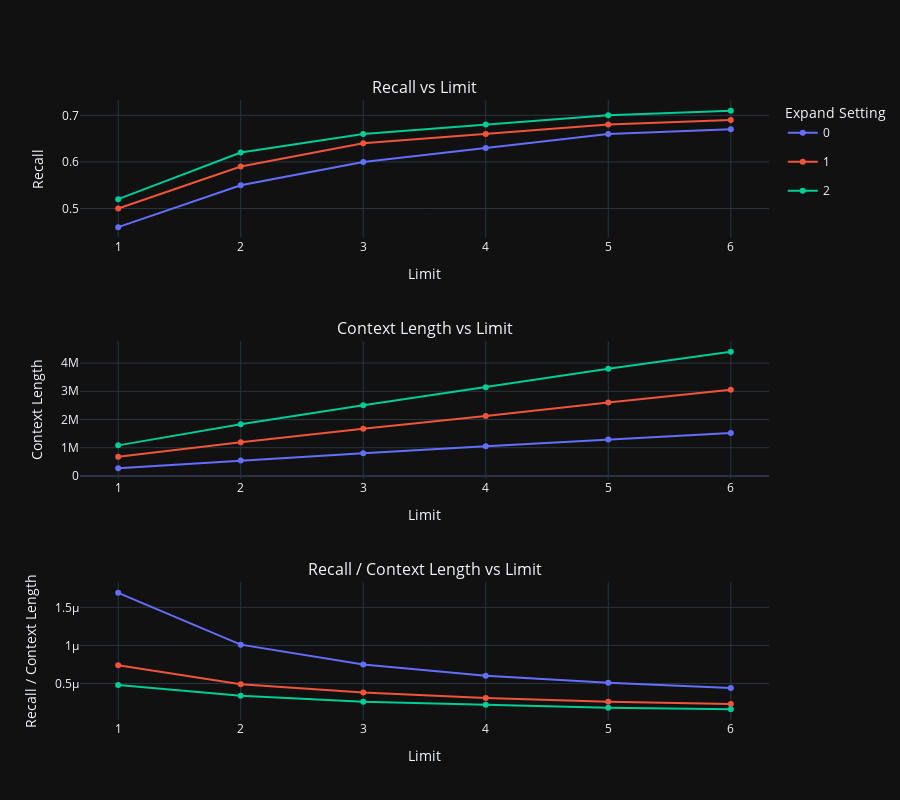

The notebook cell this image was saved under:
### Code cell
# Create two subplots vertically stacked
fig = make_subplots(rows=3, cols=1, 
                    subplot_titles=(
                        "Recall vs Limit",
                        "Context Length vs Limit",
                        "Recall / Context Length vs Limit"
                    ))

for i in range(3):  # Assuming 3 expand values (0, 1, 2)
    # Add the recall plot
    trace1 = px.line(df_summary, x="lim", y="recall", color="expand", markers=True).data[i]
    fig.add_trace(trace1, row=1, col=1)
    
    # Add the context length plot
    trace2 = px.line(df_summary, x="lim", y="len_context", color="expand", markers=True).data[i]
    trace2.showlegend = False  # Hide duplicate legends
    fig.add_trace(trace2, row=2, col=1)

    # Add the recall per context plot
    trace3 = px.line(df_summary, x="lim", y="recall/context", color="expand", markers=True).data[i]
    trace3.showlegend = False  # Hide duplicate legends
    fig.add_trace(trace3, row=3, col=1)

# Update layout for dark theme and other customizations
fig.update_layout(
    template="plotly_dark",
    height=800,
    legend_title="Expand Setting",
    xaxis_title="Limit",
    xaxis2_title="Limit",
    xaxis3_title="Limit",
    yaxis_title="Recall",
    yaxis2_title="Context Length",
    yaxis3_title="Recall / Context Length"
)
# Set y-axes to start at 0
fig.update_yaxes(range=[0, None], row=1, col=1)  # First plot
fig.update_yaxes(range=[0, None], row=2, col=1)  # Second plot
fig.update_yaxes(range=[0, None], row=3, col=1)  # Third plot
fig.show()

### Figure 1 — Plotly figure (JSON) as saved in the notebook; plotly's stock layout.template omitted (floating-point values rounded to 4 significant figures)
{"data": [{"hovertemplate": "expand=0<br>lim=%{x}<br>recall=%{y}<extra></extra>", "legendgroup": "0", "line": {"color": "#636efa", "dash": "solid"}, "marker": {"symbol": "circle"}, "mode": "lines+markers", "name": "0", "orientation": "v", "showlegend": true, "type": "scatter", "x": [1, 2, 3, 4, 5, 6], "xaxis": "x", "y": [0.46, 0.55, 0.6, 0.63, 0.66, 0.67], "yaxis": "y"}, {"hovertemplate": "expand=0<br>lim=%{x}<br>len_context=%{y}<extra></extra>", "legendgroup": "0", "line": {"color": "#636efa", "dash": "solid"}, "marker": {"symbol": "circle"}, "mode": "lines+markers", "name": "0", "orientation": "v", "showlegend": false, "type": "scatter", "x": [1, 2, 3, 4, 5, 6], "xaxis": "x2", "y": [271641, 542733, 802144, 1052255, 1288690, 1523111], "yaxis": "y2"}, {"hovertemplate": "expand=0<br>lim=%{x}<br>recall/context=%{y}<extra></extra>", "legendgroup": "0", "line": {"color": "#636efa", "dash": "solid"}, "marker": {"symbol": "circle"}, "mode": "lines+markers", "name": "0", "orientation": "v", "showlegend": false, "type": "scatter", "x": [1, 2, 3, 4, 5, 6], "xaxis": "x3", "y": [1.69e-06, 1.01e-06, 7.5e-07, 6e-07, 5.1e-07, 4.4e-07], "yaxis": "y3"}, {"hovertemplate": "expand=1<br>lim=%{x}<br>recall=%{y}<extra></extra>", "legendgroup": "1", "line": {"color": "#EF553B", "dash": "solid"}, "marker": {"symbol": "circle"}, "mode": "lines+markers", "name": "1", "orientation": "v", "showlegend": true, "type": "scatter", "x": [1, 2, 3, 4, 5, 6], "xaxis": "x", "y": [0.5, 0.59, 0.64, 0.66, 0.68, 0.69], "yaxis": "y"}, {"hovertemplate": "expand=1<br>lim=%{x}<br>len_context=%{y}<extra></extra>", "legendgroup": "1", "line": {"color": "#EF553B", "dash": "solid"}, "marker": {"symbol": "circle"}, "mode": "lines+markers", "name": "1", "orientation": "v", "showlegend": false, "type": "scatter", "x": [1, 2, 3, 4, 5, 6], "xaxis": "x2", "y": [679813, 1195600, 1668870, 2120119, 2602518, 3051403], "yaxis": "y2"}, {"hovertemplate": "expand=1<br>lim=%{x}<br>recall/context=%{y}<extra></extra>", "legendgroup": "1", "line": {"color": "#EF553B", "dash": "solid"}, "marker": {"symbol": "circle"}, "mode": "lines+markers", "name": "1", "orientation": "v", "showlegend": false, "type": "scatter", "x": [1, 2, 3, 4, 5, 6], "xaxis": "x3", "y": [7.4e-07, 4.9e-07, 3.8e-07, 3.1e-07, 2.6e-07, 2.3e-07], "yaxis": "y3"}, {"hovertemplate": "expand=2<br>lim=%{x}<br>recall=%{y}<extra></extra>", "legendgroup": "2", "line": {"color": "#00cc96", "dash": "solid"}, "marker": {"symbol": "circle"}, "mode": "lines+markers", "name": "2", "orientation": "v", "showlegend": true, "type": "scatter", "x": [1, 2, 3, 4, 5, 6], "xaxis": "x", "y": [0.52, 0.62, 0.66, 0.68, 0.7, 0.71], "yaxis": "y"}, {"hovertemplate": "expand=2<br>lim=%{x}<br>len_context=%{y}<extra></extra>", "legendgroup": "2", "line": {"color": "#00cc96", "dash": "solid"}, "marker": {"symbol": "circle"}, "mode": "lines+markers", "name": "2", "orientation": "v", "showlegend": false, "type": "scatter", "x": [1, 2, 3, 4, 5, 6], "xaxis": "x2", "y": [1082800, 1833439, 2504310, 3141017, 3802165, 4402041], "yaxis": "y2"}, {"hovertemplate": "expand=2<br>lim=%{x}<br>recall/context=%{y}<extra></extra>", "legendgroup": "2", "line": {"color": "#00cc96", "dash": "solid"}, "marker": {"symbol": "circle"}, "mode": "lines+markers", "name": "2", "orientation": "v", "showlegend": false, "type": "scatter", "x": [1, 2, 3, 4, 5, 6], "xaxis": "x3", "y": [4.8e-07, 3.4e-07, 2.6e-07, 2.2e-07, 1.8e-07, 1.6e-07], "yaxis": "y3"}], "layout": {"annotations": [{"font": {"size": 16}, "showarrow": false, "text": "Recall vs Limit", "x": 0.5, "xanchor": "center", "xref": "paper", "y": 1, "yanchor": "bottom", "yref": "paper"}, {"font": {"size": 16}, "showarrow": false, "text": "Context Length vs Limit", "x": 0.5, "xanchor": "center", "xref": "paper", "y": 0.6111, "yanchor": "bottom", "yref": "paper"}, {"font": {"size": 16}, "showarrow": false, "text": "Recall / Context Length vs Limit", "x": 0.5, "xanchor": "center", "xref": "paper", "y": 0.2222, "yanchor": "bottom", "yref": "paper"}], "height": 800, "legend": {"title": {"text": "Expand Setting"}}, "xaxis": {"anchor": "y", "domain": [0, 1], "title": {"text": "Limit"}}, "xaxis2": {"anchor": "y2", "domain": [0, 1], "title": {"text": "Limit"}}, "xaxis3": {"anchor": "y3", "domain": [0, 1], "title": {"text": "Limit"}}, "yaxis": {"anchor": "x", "domain": [0.7778, 1], "range": [0, null], "title": {"text": "Recall"}}, "yaxis2": {"anchor": "x2", "domain": [0.3889, 0.6111], "range": [0, null], "title": {"text": "Context Length"}}, "yaxis3": {"anchor": "x3", "domain": [0, 0.2222], "range": [0, null], "title": {"text": "Recall / Context Length"}}}}
